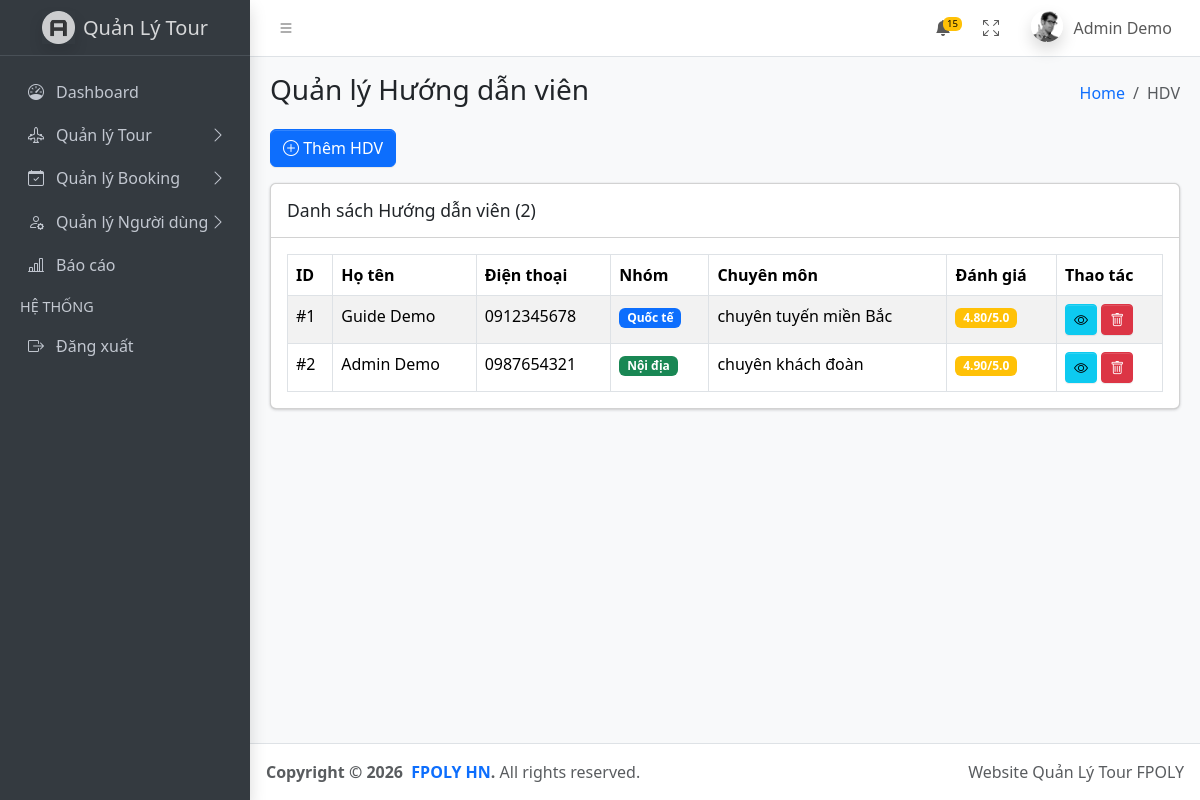
Page /admin/guides (signed in) on the committed database.
### tables this page shows
CREATE TABLE `users` (
  `id` bigint(20) NOT NULL,
  `name` varchar(100) NOT NULL,
  `email` varchar(100) NOT NULL,
  `password` varchar(255) NOT NULL,
  `role` varchar(20) NOT NULL,
  `status` tinyint(4) NOT NULL,
  `created_at` timestamp NOT NULL DEFAULT current_timestamp(),
  `updated_at` timestamp NOT NULL DEFAULT current_timestamp() ON UPDATE current_timestamp()
);

CREATE TABLE `guide_profiles` (
  `id` bigint(20) NOT NULL,
  `user_id` bigint(20) DEFAULT NULL,
  `birthdate` date DEFAULT NULL,
  `avatar` varchar(255) DEFAULT NULL,
  `phone` varchar(20) DEFAULT NULL,
  `certificate` text DEFAULT NULL,
  `languages` longtext DEFAULT NULL CHECK (json_valid(`languages`)),
  `experience` text DEFAULT NULL,
  `history` longtext DEFAULT NULL CHECK (json_valid(`history`)),
  `rating` decimal(3,2) DEFAULT NULL,
  `health_status` text DEFAULT NULL,
  `group_type` varchar(50) DEFAULT NULL,
  `speciality` varchar(100) DEFAULT NULL,
  `created_at` timestamp NOT NULL DEFAULT current_timestamp(),
  `updated_at` timestamp NOT NULL DEFAULT current_timestamp() ON UPDATE current_timestamp()
);

### src/helpers/helpers.php (called while the page is built, shortened)
<?php
function view_path(string $view): string
{
    $normalized = str_replace('.', DIRECTORY_SEPARATOR, $view);
    return BASE_PATH . DIRECTORY_SEPARATOR . 'views' . DIRECTORY_SEPARATOR . $normalized . '.php';
}
function block_path(string $block): string
{
    return BASE_PATH . DIRECTORY_SEPARATOR . 'views' . DIRECTORY_SEPARATOR . 'layouts' . DIRECTORY_SEPARATOR . 'blocks' . DIRECTORY_SEPARATOR . $block . '.php';
}
function view(string $view, array $data = []): void
{
    $file = view_path($view);
    extract($data, EXTR_OVERWRITE);
    include $file;
}
function block(string $block, array $data = []): void
{
    $file = block_path($block);
    extract($data, EXTR_OVERWRITE);
    include $file;
}
function asset(string $path): string
{
    $trimmed = ltrim($path, '/');
    return rtrim(BASE_URL, '/') . '/public/' . $trimmed;
}
function isLoggedIn()
{
    return isset($_SESSION['user_id']) && !empty($_SESSION['user_id']);
}
function getCurrentUser()
{
    return new User([
        'id' => $_SESSION['user_id'],
        'name' => $_SESSION['user_name'],
        'email' => $_SESSION['user_email'],
        'role' => $_SESSION['user_role'],
    ]);
}

### src/controllers/AdminController.php (called while the page is built, shortened)
<?php
class AdminController
{
    public function guides()
    {
        $guides = class_exists('Guide') ? Guide::getAll() : [];
        $users = User::getAll();
        view('admin.guides.index', [
            'title' => 'Quản lý HDV',
            'pageTitle' => 'Quản lý Hướng dẫn viên',
            'guides' => $guides,
            'users' => $users
        ]);
    }
}

### index.php (called while the page is built, shortened)
<?php
require_once __DIR__ . '/src/helpers/helpers.php';
require_once __DIR__ . '/src/models/User.php';
if (file_exists(__DIR__ . '/src/models/Guide.php')) require_once __DIR__ . '/src/models/Guide.php';
require_once __DIR__ . '/src/controllers/AdminController.php';
$homeController = new HomeController();
$authController = new AuthController();
$categoryController = new CategoryController();
$adminController = new AdminController();
$guideController = new GuideController();
$act = $_GET['act'] ?? '/';
match ($act) {
    '/', 'welcome' => $homeController->welcome(),
    'home' => $homeController->home(),
    'login' => $authController->login(),
    'check-login' => $authController->checkLogin(),
    'logout' => $authController->logout(),
    'categories' => $categoryController->index(),
    'admin/dashboard' => $homeController->home(),
    'admin/tours' => $adminController->tours(),
    'admin/tours/add' => $adminController->addTour(),
    'admin/tours/edit' => $adminController->editTour(),
    'admin/tours/view' => $adminController->viewTour(),
    'admin/bookings' => $adminController->bookings(),
    'admin/bookings/add' => $adminController->addBooking(),
    'admin/bookings/customers' => $adminController->bookingCustomers(),
    'admin/customers' => $adminController->customers(),
    'admin/customers/add' => $adminController->addCustomer(),
    'admin/guides' => $adminController->guides(),
    'admin/reports' => $adminController->reports(),
    'admin/schedules' => $adminController->schedules(),
    'admin/schedules/add' => $adminController->addSchedule(),
    'admin/schedules/edit' => $adminController->editSchedule(),
    'admin/rooms' => $adminController->rooms(),
    'admin/expenses' => $adminController->expenses(),
    'admin/revenue' => $adminController->revenue(),
    'admin/customers/checkin' => $adminController->customerCheckIn(),
    'admin/customers/assign-room' => $adminController->assignRoom(),
    'admin/print-guest-list' => $adminController->printGuestList(),
    'guide/dashboard' => $guideController->dashboard(),
    'guide/schedule' => $guideController->schedule(),
    'guide/customers' => $guideController->customers(),
    'guide/diary' => $guideController->diary(),
    'guide/checkin' => $guideController->checkin(),
    'guide/requirements' => $guideController->requirements(),
    'guide/update-requirement' => $guideController->updateRequirement(),
    'guide/save-diary' => $guideController->saveDiary(),
    default => $homeController->notFound(),
};

### src/models/Guide.php (called while the page is built, shortened)
<?php
class Guide
{
    public static function getAll()
    {
        $db = getDB();
        $stmt = $db->query("
            SELECT gp.*, u.name, u.email
            FROM guide_profiles gp
            LEFT JOIN users u ON gp.user_id = u.id
            ORDER BY gp.created_at DESC
        ");
        return $stmt->fetchAll(PDO::FETCH_ASSOC);
    }
}
?>

### src/models/User.php (called while the page is built, shortened)
<?php
class User
{
    public function __construct($data = [])
    {
        if (is_array($data)) {
            $this->name = $data['name'] ?? $data['full_name'] ?? '';
        } else {
            $this->name = $data;
            $this->full_name = $data;
        }
    }
    public static function getAll()
    {
        $db = getDB();
        try {
            $stmt = $db->query("SELECT * FROM users ORDER BY id DESC");
            return $stmt->fetchAll(PDO::FETCH_ASSOC);
        } catch (\Throwable $e) {
            return [];
        }
    }
}

### views/admin/guides/index.php (the view, shortened to what this page needs)
<div class="row mb-3">
  <div class="col-12">
    <button class="btn btn-primary" data-bs-toggle="modal" data-bs-target="#addModal">
      <i class="bi bi-plus-circle"></i> Thêm HDV
    </button>
  </div>
</div>
<div class="row">
  <div class="col-12">
    <div class="card">
      <div class="card-header">
        <h3 class="card-title">Danh sách Hướng dẫn viên (<?= count($guides) ?>)</h3>
      </div>
      <div class="card-body">
        <table class="table table-bordered table-striped">
          <thead>
            <tr>
              <th>ID</th>
              <th>Họ tên</th>
              <th>Điện thoại</th>
              <th>Nhóm</th>
              <th>Chuyên môn</th>
              <th>Đánh giá</th>
              <th>Thao tác</th>
            </tr>
          </thead>
          <tbody>
            <?php foreach ($guides as $g): ?>
              <tr>
                <td>#<?= $g['id'] ?></td>
                <td><?= htmlspecialchars($g['name'] ?? 'N/A') ?></td>
                <td><?= htmlspecialchars($g['phone'] ?? '') ?></td>
                <td>
                  <span class="badge <?= $g['group_type'] == 'quốc tế' ? 'bg-primary' : 'bg-success' ?>">
                    <?= ucfirst($g['group_type'] ?? 'N/A') ?>
                  </span>
                </td>
                <td><?= htmlspecialchars($g['speciality'] ?? '') ?></td>
                <td>
                  <?php if ($g['rating']): ?>
                    <span class="badge bg-warning"><?= $g['rating'] ?>/5.0</span>
                  <?php endif; ?>
                </td>
                <td>
                  <button class="btn btn-sm btn-info" data-bs-toggle="modal" data-bs-target="#viewModal<?= $g['id'] ?>">
                    <i class="bi bi-eye"></i>
                  </button>
                  <a href="<?= BASE_URL ?>admin/guides?delete=<?= $g['id'] ?>"
                     class="btn btn-sm btn-danger"
                     onclick="return confirm('Xóa HDV này?')">
                    <i class="bi bi-trash"></i>
                  </a>
                </td>
              </tr>
            <?php endforeach; ?>
          </tbody>
        </table>
      </div>
    </div>
  </div>
</div>
<?php
$content = ob_get_clean();
view('layouts.AdminLayout', [
    'title' => 'Quản lý HDV',
    'pageTitle' => 'Quản lý Hướng dẫn viên',
    'content' => $content,
    'breadcrumb' => [
        ['label' => 'HDV', 'url' => BASE_URL . 'admin/guides', 'active' => true],
    ],
]);
?>

### views/layouts/blocks/header.php (shortened to what this page needs)
<nav class="app-header navbar navbar-expand bg-body">
  <div class="container-fluid">
    <ul class="navbar-nav">
      <li class="nav-item">
        <a class="nav-link" data-lte-toggle="sidebar" href="#" role="button">
          <i class="bi bi-list"></i>
        </a>
      </li>
    </ul>
    <ul class="navbar-nav ms-auto">
      <li class="nav-item dropdown">
        <a class="nav-link" data-bs-toggle="dropdown" href="#">
          <span class="navbar-badge badge text-bg-warning">15</span>
        </a>
      </li>
      <li class="nav-item">
        <a class="nav-link" href="#" data-lte-toggle="fullscreen">
          <i data-lte-icon="maximize" class="bi bi-arrows-fullscreen"></i>
        </a>
      </li>
      <?php if (isLoggedIn()): ?>
        <?php $currentUser = getCurrentUser(); ?>
        <li class="nav-item dropdown user-menu">
          <a href="#" class="nav-link dropdown-toggle" data-bs-toggle="dropdown">
            <img
              src="<?= asset('dist/assets/img/user2-160x160.jpg') ?>"
              class="user-image rounded-circle shadow"
              alt="User Image"
            />
            <span class="d-none d-md-inline"><?= $currentUser->name ?></span>
          </a>
        </li>
      <?php endif; ?>
    </ul>
  </div>
</nav>

### rows in the picture
users: name "Admin Demo"
guide_profiles: id "1", user.name "Guide Demo", phone "0912345678", group_type "Quốc tế", speciality "chuyên tuyến miền Bắc", rating "4.80"
guide_profiles: id "2", user.name "Admin Demo", phone "0987654321", group_type "Nội địa", speciality "chuyên khách đoàn", rating "4.90"

### other values in the picture
$pageTitle "Quản lý Hướng dẫn viên"
$item['label'] "HDV"
count($guides) "2"
